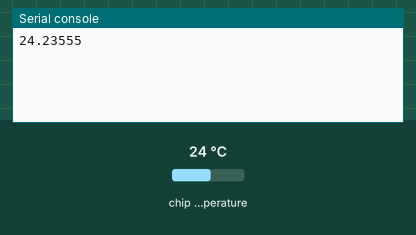
Recording of a program running on a simulated Raspberry Pi Pico running MicroPython. On the bench: the last lines printed to the serial console. The inputs (shaded band) are chosen by the test bench; at power-on: chip temperature 24 °C.

Above: at 1.2 s.
1.3 s: chip temperature set to 1 °C
At 2.8 s:
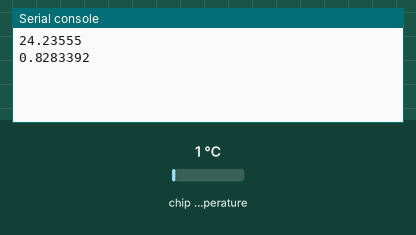
4.0 s: chip temperature set to 11 °C
At 4.3 s:
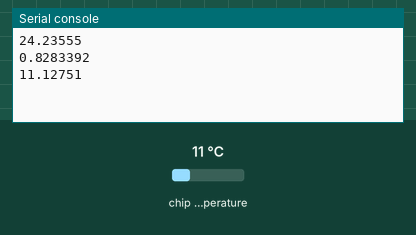
Timing chart, 0 to 7.0 s (numbered marks = the images above; inputs shaded):
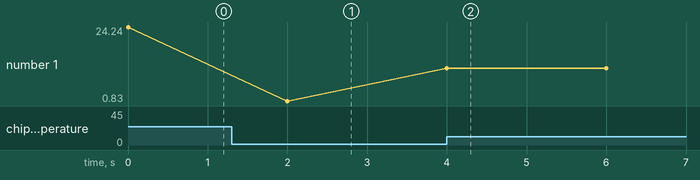

The program:

temperature.py
```python
import machine
import utime

# Analog To Digital Converter
# TEMPERATURE SENSOR ON CHANNEL 4
sensor_temp = machine.ADC(4)

# GET THE VOLTAGE VALUE INSTEAD OF 65535
convertion_factor = 3.3 / (65535)

# READ VALUES
while True:
    reading = sensor_temp.read_u16() * convertion_factor
    # CONVERT VOLTAGE VALUES TO DEGREE CELCIUS
    # (EACH SENSOR HAS ITS OWN CONVERTION EQUATION)
    temperature = (27 - (reading - 0.706) / 0.001721)
    # ADD * 0.2 IF USED WITH LED SCREEN
    print(temperature)
    utime.sleep(2)
```

Measured:
- after the input at 1.3 s, the serial console: prints a new line after 0.70 s (image 1)
- after the input at 4.0 s, the serial console: prints a new line at once (image 2)
- plotted number 1: 24.24 → 0.83 after the input at 1.3 s, 0.83 → 11.13 after the input at 4.0 s
